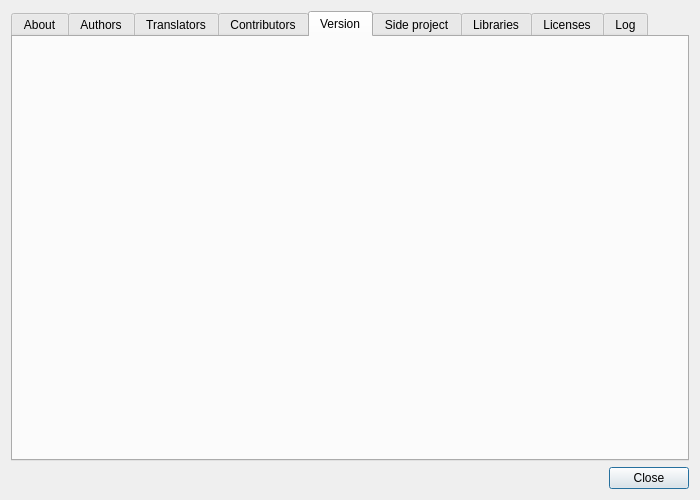
<?xml version="1.0" encoding="UTF-8"?>
<ui version="4.0">
 <class>AboutQETDialog</class>
 <widget class="QDialog" name="AboutQETDialog">
  <property name="geometry">
   <rect>
    <x>0</x>
    <y>0</y>
    <width>700</width>
    <height>500</height>
   </rect>
  </property>
  <property name="sizePolicy">
   <sizepolicy hsizetype="Fixed" vsizetype="Fixed">
    <horstretch>0</horstretch>
    <verstretch>0</verstretch>
   </sizepolicy>
  </property>
  <property name="windowTitle">
   <string>About FaseCAD</string>
  </property>
  <layout class="QVBoxLayout" name="verticalLayout">
   <item>
    <widget class="QTabWidget" name="tabWidget">
     <property name="currentIndex">
      <number>4</number>
     </property>
     <widget class="QWidget" name="tab">
      <attribute name="title">
       <string>About</string>
      </attribute>
      <layout class="QVBoxLayout" name="verticalLayout_2">
       <item>
        <widget class="QLabel" name="m_about_label">
         <property name="text">
          <string/>
         </property>
         <property name="textFormat">
          <enum>Qt::RichText</enum>
         </property>
         <property name="alignment">
          <set>Qt::AlignCenter</set>
         </property>
         <property name="openExternalLinks">
          <bool>true</bool>
         </property>
        </widget>
       </item>
      </layout>
     </widget>
     <widget class="QWidget" name="tab_2">
      <attribute name="title">
       <string>Authors</string>
      </attribute>
      <layout class="QHBoxLayout" name="horizontalLayout">
       <property name="spacing">
        <number>0</number>
       </property>
       <property name="leftMargin">
        <number>0</number>
       </property>
       <property name="topMargin">
        <number>0</number>
       </property>
       <property name="rightMargin">
        <number>0</number>
       </property>
       <property name="bottomMargin">
        <number>0</number>
       </property>
       <item>
        <widget class="QScrollArea" name="scrollArea">
         <property name="widgetResizable">
          <bool>true</bool>
         </property>
         <widget class="QWidget" name="scrollAreaWidgetContents">
          <property name="geometry">
           <rect>
            <x>0</x>
            <y>0</y>
            <width>676</width>
            <height>420</height>
           </rect>
          </property>
          <layout class="QHBoxLayout" name="horizontalLayout_2">
           <item>
            <spacer name="horizontalSpacer">
             <property name="orientation">
              <enum>Qt::Horizontal</enum>
             </property>
             <property name="sizeHint" stdset="0">
              <size>
               <width>40</width>
               <height>20</height>
              </size>
             </property>
            </spacer>
           </item>
           <item>
            <widget class="QLabel" name="m_author_label">
             <property name="text">
              <string/>
             </property>
             <property name="textFormat">
              <enum>Qt::RichText</enum>
             </property>
             <property name="openExternalLinks">
              <bool>true</bool>
             </property>
            </widget>
           </item>
           <item>
            <spacer name="horizontalSpacer_2">
             <property name="orientation">
              <enum>Qt::Horizontal</enum>
             </property>
             <property name="sizeHint" stdset="0">
              <size>
               <width>40</width>
               <height>20</height>
              </size>
             </property>
            </spacer>
           </item>
          </layout>
         </widget>
        </widget>
       </item>
      </layout>
     </widget>
     <widget class="QWidget" name="tab_3">
      <attribute name="title">
       <string>Translators</string>
      </attribute>
      <layout class="QVBoxLayout" name="verticalLayout_4">
       <property name="spacing">
        <number>0</number>
       </property>
       <property name="leftMargin">
        <number>0</number>
       </property>
       <property name="topMargin">
        <number>0</number>
       </property>
       <property name="rightMargin">
        <number>0</number>
       </property>
       <property name="bottomMargin">
        <number>0</number>
       </property>
       <item>
        <widget class="QScrollArea" name="scrollArea_2">
         <property name="widgetResizable">
          <bool>true</bool>
         </property>
         <widget class="QWidget" name="scrollAreaWidgetContents_2">
          <property name="geometry">
           <rect>
            <x>0</x>
            <y>0</y>
            <width>676</width>
            <height>420</height>
           </rect>
          </property>
          <layout class="QHBoxLayout" name="horizontalLayout_3">
           <item>
            <spacer name="horizontalSpacer_3">
             <property name="orientation">
              <enum>Qt::Horizontal</enum>
             </property>
             <property name="sizeHint" stdset="0">
              <size>
               <width>40</width>
               <height>20</height>
              </size>
             </property>
            </spacer>
           </item>
           <item>
            <widget class="QLabel" name="m_translators_label">
             <property name="text">
              <string/>
             </property>
             <property name="textFormat">
              <enum>Qt::RichText</enum>
             </property>
             <property name="alignment">
              <set>Qt::AlignLeading|Qt::AlignLeft|Qt::AlignVCenter</set>
             </property>
             <property name="openExternalLinks">
              <bool>true</bool>
             </property>
            </widget>
           </item>
           <item>
            <spacer name="horizontalSpacer_4">
             <property name="orientation">
              <enum>Qt::Horizontal</enum>
             </property>
             <property name="sizeHint" stdset="0">
              <size>
               <width>40</width>
               <height>20</height>
              </size>
             </property>
            </spacer>
           </item>
          </layout>
         </widget>
        </widget>
       </item>
      </layout>
     </widget>
     <widget class="QWidget" name="tab_4">
      <attribute name="title">
       <string>Contributors</string>
      </attribute>
      <layout class="QVBoxLayout" name="verticalLayout_5">
       <property name="spacing">
        <number>0</number>
       </property>
       <property name="leftMargin">
        <number>0</number>
       </property>
       <property name="topMargin">
        <number>0</number>
       </property>
       <property name="rightMargin">
        <number>0</number>
       </property>
       <property name="bottomMargin">
        <number>0</number>
       </property>
       <item>
        <widget class="QScrollArea" name="scrollArea_3">
         <property name="widgetResizable">
          <bool>true</bool>
         </property>
         <widget class="QWidget" name="scrollAreaWidgetContents_3">
          <property name="geometry">
           <rect>
            <x>0</x>
            <y>0</y>
            <width>676</width>
            <height>420</height>
           </rect>
          </property>
          <layout class="QHBoxLayout" name="horizontalLayout_4">
           <item>
            <spacer name="horizontalSpacer_5">
             <property name="orientation">
              <enum>Qt::Horizontal</enum>
             </property>
             <property name="sizeHint" stdset="0">
              <size>
               <width>40</width>
               <height>20</height>
              </size>
             </property>
            </spacer>
           </item>
           <item>
            <widget class="QLabel" name="m_contrib_label">
             <property name="text">
              <string/>
             </property>
             <property name="textFormat">
              <enum>Qt::RichText</enum>
             </property>
             <property name="openExternalLinks">
              <bool>true</bool>
             </property>
            </widget>
           </item>
           <item>
            <spacer name="horizontalSpacer_6">
             <property name="orientation">
              <enum>Qt::Horizontal</enum>
             </property>
             <property name="sizeHint" stdset="0">
              <size>
               <width>40</width>
               <height>20</height>
              </size>
             </property>
            </spacer>
           </item>
          </layout>
         </widget>
        </widget>
       </item>
      </layout>
     </widget>
     <widget class="QWidget" name="tab_5">
      <attribute name="title">
       <string>Version</string>
      </attribute>
      <layout class="QHBoxLayout" name="horizontalLayout_6">
       <item>
        <spacer name="horizontalSpacer_9">
         <property name="orientation">
          <enum>Qt::Horizontal</enum>
         </property>
         <property name="sizeHint" stdset="0">
          <size>
           <width>40</width>
           <height>20</height>
          </size>
         </property>
        </spacer>
       </item>
       <item>
        <widget class="QLabel" name="m_version_label">
         <property name="text">
          <string/>
         </property>
         <property name="textFormat">
          <enum>Qt::RichText</enum>
         </property>
         <property name="alignment">
          <set>Qt::AlignLeading|Qt::AlignLeft|Qt::AlignVCenter</set>
         </property>
         <property name="openExternalLinks">
          <bool>false</bool>
         </property>
         <property name="textInteractionFlags">
          <set>Qt::LinksAccessibleByMouse|Qt::TextSelectableByKeyboard|Qt::TextSelectableByMouse</set>
         </property>
        </widget>
       </item>
       <item>
        <spacer name="horizontalSpacer_10">
         <property name="orientation">
          <enum>Qt::Horizontal</enum>
         </property>
         <property name="sizeHint" stdset="0">
          <size>
           <width>40</width>
           <height>20</height>
          </size>
         </property>
        </spacer>
       </item>
      </layout>
     </widget>
     <widget class="QWidget" name="m_annex_project_tab">
      <attribute name="title">
       <string>Side project</string>
      </attribute>
      <layout class="QVBoxLayout" name="verticalLayout_6">
       <property name="spacing">
        <number>0</number>
       </property>
       <property name="leftMargin">
        <number>0</number>
       </property>
       <property name="topMargin">
        <number>0</number>
       </property>
       <property name="rightMargin">
        <number>0</number>
       </property>
       <property name="bottomMargin">
        <number>0</number>
       </property>
       <item>
        <widget class="QScrollArea" name="scrollArea_5">
         <property name="widgetResizable">
          <bool>true</bool>
         </property>
         <widget class="QWidget" name="scrollAreaWidgetContents_5">
          <property name="geometry">
           <rect>
            <x>0</x>
            <y>0</y>
            <width>676</width>
            <height>420</height>
           </rect>
          </property>
          <layout class="QHBoxLayout" name="horizontalLayout_7">
           <item>
            <spacer name="horizontalSpacer_11">
             <property name="orientation">
              <enum>Qt::Horizontal</enum>
             </property>
             <property name="sizeHint" stdset="0">
              <size>
               <width>40</width>
               <height>20</height>
              </size>
             </property>
            </spacer>
           </item>
           <item>
            <widget class="QLabel" name="m_annex_project_label">
             <property name="text">
              <string/>
             </property>
             <property name="textFormat">
              <enum>Qt::RichText</enum>
             </property>
             <property name="openExternalLinks">
              <bool>true</bool>
             </property>
            </widget>
           </item>
           <item>
            <spacer name="horizontalSpacer_12">
             <property name="orientation">
              <enum>Qt::Horizontal</enum>
             </property>
             <property name="sizeHint" stdset="0">
              <size>
               <width>40</width>
               <height>20</height>
              </size>
             </property>
            </spacer>
           </item>
          </layout>
         </widget>
        </widget>
       </item>
      </layout>
     </widget>
     <widget class="QWidget" name="tab_7">
      <attribute name="title">
       <string>Libraries</string>
      </attribute>
      <layout class="QVBoxLayout" name="verticalLayout_7">
       <property name="spacing">
        <number>0</number>
       </property>
       <property name="leftMargin">
        <number>0</number>
       </property>
       <property name="topMargin">
        <number>0</number>
       </property>
       <property name="rightMargin">
        <number>0</number>
       </property>
       <property name="bottomMargin">
        <number>0</number>
       </property>
       <item>
        <widget class="QScrollArea" name="scrollArea_4">
         <property name="widgetResizable">
          <bool>true</bool>
         </property>
         <widget class="QWidget" name="scrollAreaWidgetContents_4">
          <property name="geometry">
           <rect>
            <x>0</x>
            <y>0</y>
            <width>676</width>
            <height>420</height>
           </rect>
          </property>
          <layout class="QHBoxLayout" name="horizontalLayout_5">
           <item>
            <spacer name="horizontalSpacer_7">
             <property name="orientation">
              <enum>Qt::Horizontal</enum>
             </property>
             <property name="sizeHint" stdset="0">
              <size>
               <width>40</width>
               <height>20</height>
              </size>
             </property>
            </spacer>
           </item>
           <item>
            <widget class="QLabel" name="m_libraries_label">
             <property name="text">
              <string/>
             </property>
             <property name="textFormat">
              <enum>Qt::RichText</enum>
             </property>
             <property name="openExternalLinks">
              <bool>true</bool>
             </property>
            </widget>
           </item>
           <item>
            <spacer name="horizontalSpacer_8">
             <property name="orientation">
              <enum>Qt::Horizontal</enum>
             </property>
             <property name="sizeHint" stdset="0">
              <size>
               <width>40</width>
               <height>20</height>
              </size>
             </property>
            </spacer>
           </item>
          </layout>
         </widget>
        </widget>
       </item>
      </layout>
     </widget>
     <widget class="QWidget" name="tab_9">
      <attribute name="title">
       <string>Licenses</string>
      </attribute>
      <layout class="QVBoxLayout" name="verticalLayout_9">
       <item>
        <widget class="QComboBox" name="m_licenses_comboBox"/>
       </item>
       <item>
        <widget class="QPlainTextEdit" name="m_licenses_notice_plainTextEdit">
         <property name="readOnly">
          <bool>true</bool>
         </property>
        </widget>
       </item>
       <item>
        <widget class="QPlainTextEdit" name="m_licenses_license_plainTextEdit">
         <property name="readOnly">
          <bool>true</bool>
         </property>
        </widget>
       </item>
      </layout>
     </widget>
     <widget class="QWidget" name="tab_8">
      <attribute name="title">
       <string>Log</string>
      </attribute>
      <layout class="QVBoxLayout" name="verticalLayout_3">
       <item>
        <widget class="QComboBox" name="m_log_comboBox"/>
       </item>
       <item>
        <widget class="QTextEdit" name="m_log_textEdit"/>
       </item>
      </layout>
     </widget>
    </widget>
   </item>
   <item>
    <widget class="QDialogButtonBox" name="buttonBox">
     <property name="orientation">
      <enum>Qt::Horizontal</enum>
     </property>
     <property name="standardButtons">
      <set>QDialogButtonBox::Close</set>
     </property>
    </widget>
   </item>
  </layout>
 </widget>
 <resources/>
 <connections>
  <connection>
   <sender>buttonBox</sender>
   <signal>accepted()</signal>
   <receiver>AboutQETDialog</receiver>
   <slot>accept()</slot>
   <hints>
    <hint type="sourcelabel">
     <x>248</x>
     <y>254</y>
    </hint>
    <hint type="destinationlabel">
     <x>157</x>
     <y>274</y>
    </hint>
   </hints>
  </connection>
  <connection>
   <sender>buttonBox</sender>
   <signal>rejected()</signal>
   <receiver>AboutQETDialog</receiver>
   <slot>reject()</slot>
   <hints>
    <hint type="sourcelabel">
     <x>316</x>
     <y>260</y>
    </hint>
    <hint type="destinationlabel">
     <x>286</x>
     <y>274</y>
    </hint>
   </hints>
  </connection>
 </connections>
</ui>
